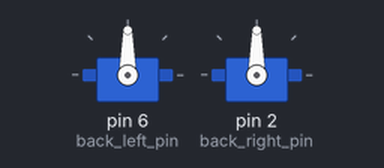
Simulated run of this sketch. Board: Arduino Uno, built with avr-gcc and run on an emulated ATmega328P. Parts: 2 × servo. What the sketch prints to the serial monitor is not drawn.

Above: at 0.1 s.
At 7.1 s:
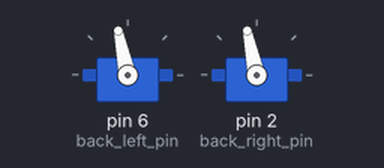
Timing chart, 0 to 8.6 s (numbered marks = the images above):
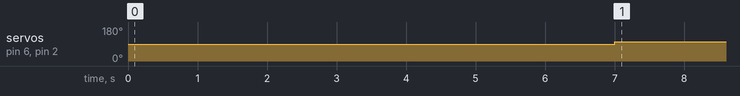

The sketch:

thrusters_check.ino
```cpp
#include <Servo.h>

byte back_left_pin = 6;
byte back_right_pin = 2;
Servo servo_left;
Servo servo_right;

int signal_l = 1600; // Set signal value, which should be between 1100 and 1900
int signal_r = 1600;
void setup() {
  servo_left.attach(back_left_pin);
  servo_right.attach(back_right_pin);
  Serial.begin(9600);

//  servo_left.writeMicroseconds(1500); // send "stop" signal to ESC.
//  servo_right.writeMicroseconds(1500);
  delay(7000); // delay to allow the ESC to recognize the stopped signal
}

void loop() {

  Serial.print("signal to left ");
  Serial.println(signal_l);
  Serial.print("signal to right ");
  Serial.println(signal_r);
  servo_left.writeMicroseconds(signal_l); // Send signal to ESC.
  servo_right.writeMicroseconds(signal_r);
  delay(10);

//   if(signal_l<1700){
//     signal_l=signal_l +20;
//     signal_r=signal_r +20;
//   }else{
//     servo_left.writeMicroseconds(1500); // Send signal to ESC.
//     servo_right.writeMicroseconds(1500);
//     delay(5000);

//     signal_l=1300;
//     signal_r=1300;
//   }

}
```

Measured:
- by itself, servo on pin 6 (back_left_pin), servo on pin 2 (back_right_pin): 90° → 102° at 7.0 s
